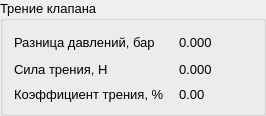
               <widget class="QGroupBox" name="groupBox_valveFriction">
                <property name="sizePolicy">
                 <sizepolicy hsizetype="Expanding" vsizetype="Maximum">
                  <horstretch>0</horstretch>
                  <verstretch>0</verstretch>
                 </sizepolicy>
                </property>
                <property name="font">
                 <font>
                  <family>Segoe UI</family>
                  <pointsize>10</pointsize>
                 </font>
                </property>
                <property name="title">
                 <string>Трение клапана</string>
                </property>
                <layout class="QGridLayout" name="gridLayout">
                 <property name="horizontalSpacing">
                  <number>15</number>
                 </property>
                 <property name="verticalSpacing">
                  <number>10</number>
                 </property>
                 <item row="2" column="0">
                  <widget class="QLabel" name="label_pressureDifference">
                   <property name="sizePolicy">
                    <sizepolicy hsizetype="Maximum" vsizetype="Preferred">
                     <horstretch>0</horstretch>
                     <verstretch>0</verstretch>
                    </sizepolicy>
                   </property>
                   <property name="minimumSize">
                    <size>
                     <width>0</width>
                     <height>0</height>
                    </size>
                   </property>
                   <property name="text">
                    <string>Разница давлений, бар</string>
                   </property>
                  </widget>
                 </item>
                 <item row="3" column="0">
                  <widget class="QLabel" name="label_frictionForce">
                   <property name="sizePolicy">
                    <sizepolicy hsizetype="Maximum" vsizetype="Preferred">
                     <horstretch>0</horstretch>
                     <verstretch>0</verstretch>
                    </sizepolicy>
                   </property>
                   <property name="minimumSize">
                    <size>
                     <width>0</width>
                     <height>0</height>
                    </size>
                   </property>
                   <property name="text">
                    <string>Сила трения, Н</string>
                   </property>
                  </widget>
                 </item>
                 <item row="2" column="2">
                  <spacer name="horizontalSpacer_3">
                   <property name="orientation">
                    <enum>Qt::Orientation::Horizontal</enum>
                   </property>
                   <property name="sizeHint" stdset="0">
                    <size>
                     <width>40</width>
                     <height>20</height>
                    </size>
                   </property>
                  </spacer>
                 </item>
                 <item row="4" column="0">
                  <widget class="QLabel" name="label_frictionPercent">
                   <property name="sizePolicy">
                    <sizepolicy hsizetype="Maximum" vsizetype="Preferred">
                     <horstretch>0</horstretch>
                     <verstretch>0</verstretch>
                    </sizepolicy>
                   </property>
                   <property name="minimumSize">
                    <size>
                     <width>0</width>
                     <height>0</height>
                    </size>
                   </property>
                   <property name="text">
                    <string>Коэффициент трения, %</string>
                   </property>
                  </widget>
                 </item>
                 <item row="2" column="1">
                  <widget class="QLabel" name="label_pressureDifferenceValue">
                   <property name="sizePolicy">
                    <sizepolicy hsizetype="Maximum" vsizetype="Preferred">
                     <horstretch>0</horstretch>
                     <verstretch>0</verstretch>
                    </sizepolicy>
                   </property>
                   <property name="text">
                    <string>0.000</string>
                   </property>
                  </widget>
                 </item>
                 <item row="3" column="1">
                  <widget class="QLabel" name="label_frictionForceValue">
                   <property name="sizePolicy">
                    <sizepolicy hsizetype="Maximum" vsizetype="Preferred">
                     <horstretch>0</horstretch>
                     <verstretch>0</verstretch>
                    </sizepolicy>
                   </property>
                   <property name="text">
                    <string>0.000</string>
                   </property>
                  </widget>
                 </item>
                 <item row="4" column="1">
                  <widget class="QLabel" name="label_frictionPercentValue">
                   <property name="sizePolicy">
                    <sizepolicy hsizetype="Maximum" vsizetype="Preferred">
                     <horstretch>0</horstretch>
                     <verstretch>0</verstretch>
                    </sizepolicy>
                   </property>
                   <property name="text">
                    <string>0.00</string>
                   </property>
                  </widget>
                 </item>
                </layout>
               </widget>
